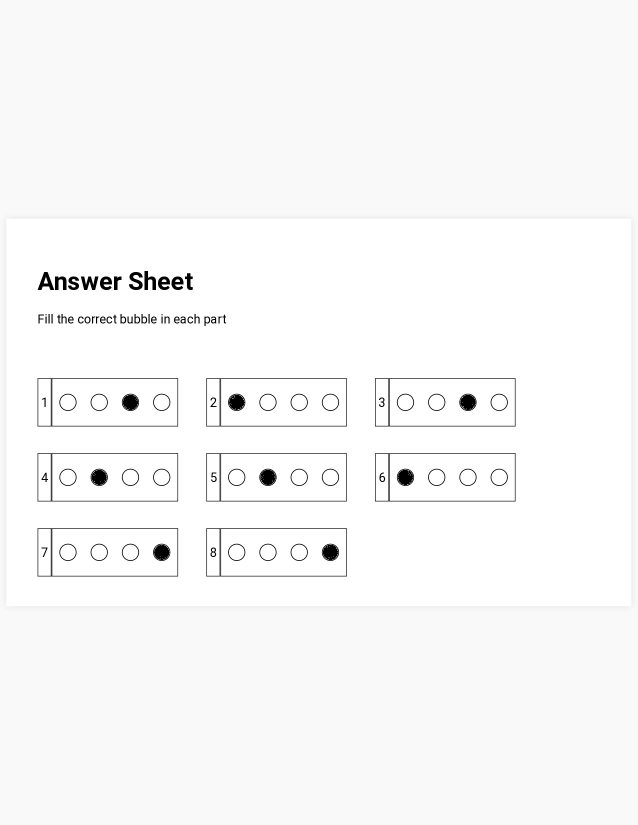
#> input picture example3.jpg, 1275 x 1650 px (shown at 1/2 size)
$ python -i edgeDection.py   (imports and definitions only)   (older library calls are emulated)
#> lines starting #> are read from the running program, lines starting #| are printed output that depends on the picture; after the words box and inside, x2 and y2 are one past the last pixel; in counts of white or black regions, pixels touching at a corner belong together
#> further down, picture is the input picture: shape (1650, 1275, 3); min 0, max 255, mean 248.3
### sort_pixels.py
def sort_pixels(pixels, method="left-to-right"):
    # Initialize the reverse flag and sort index
    reverse = False
    i = 0

    # Handle if we need to sort in reverse
    if method == "right-to-left":
        reverse = True

    # Sort the list of pixels based on x first, then y
    sorted_pixels = sorted(pixels, key=lambda p: (p[0], p[1]), reverse=reverse)

    # Sort pixels in groups of three by y-coordinate
    two_d_array = []
    for i in range(0, len(sorted_pixels), 3):
        group = sorted(sorted_pixels[i:i+3], key=lambda p: p[1])
        two_d_array.append(group)

    # Find the maximum length of any sublist
    max_length = max(len(sublist) for sublist in two_d_array)

    # Reshape the list
    reshaped_list = []
    for i in range(max_length):
        reshaped_list.append([sublist[i] if i < len(sublist) else None for sublist in two_d_array])

    final_array = [item for sublist in reshaped_list for item in sublist if item is not None]

    return final_array

# [9 lines of commented-out code are left out]

### edgeDection.py
import cv2
import os
import numpy as np
from sort_pixels import sort_pixels

def show_image(window_name, image):
    cv2.imshow(window_name, image)
    cv2.waitKey(0)

def process_mcq_image(image):
    # Read the image
    if image is None:
        print("Error: Unable to load image.")
        return []

    gray = cv2.cvtColor(image, cv2.COLOR_BGR2GRAY)
    show_image("Gray Image", gray)

    clahe = cv2.createCLAHE(clipLimit=0.9, tileGridSize=(8, 8))
    equalized = clahe.apply(gray)
    show_image("Equalized Image", equalized)

    canny_edges = cv2.Canny(gray, 100, 200)
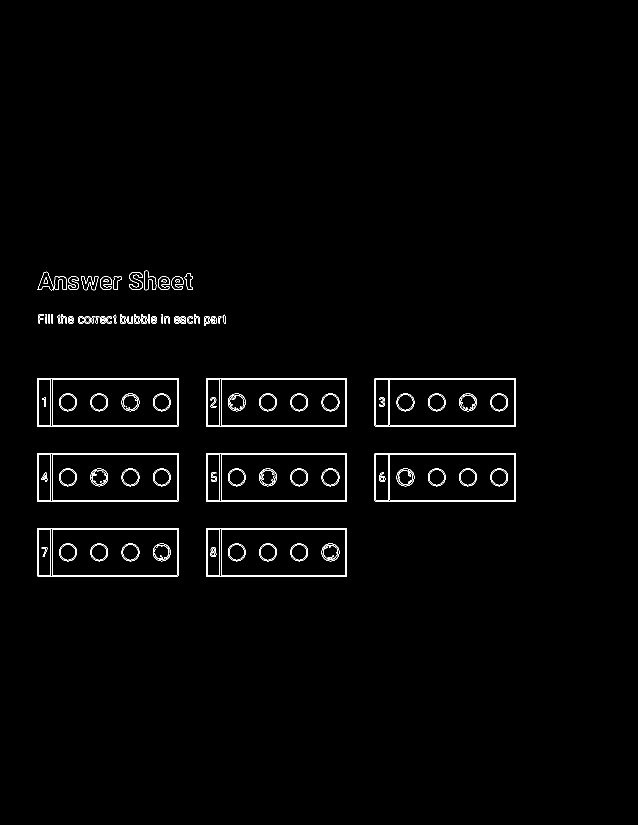
#> canny_edges: shape (1650, 1275) (shown at 1/2 size); 1.2% white in thin lines or dots, all inside (x1, y1, x2, y2) = (74, 541, 1032, 1154)
    show_image("Canny Edges", canny_edges)

    # Apply Laplacian filter to the edges detected by Canny
    laplacian_image = cv2.Laplacian(canny_edges, cv2.CV_64F)
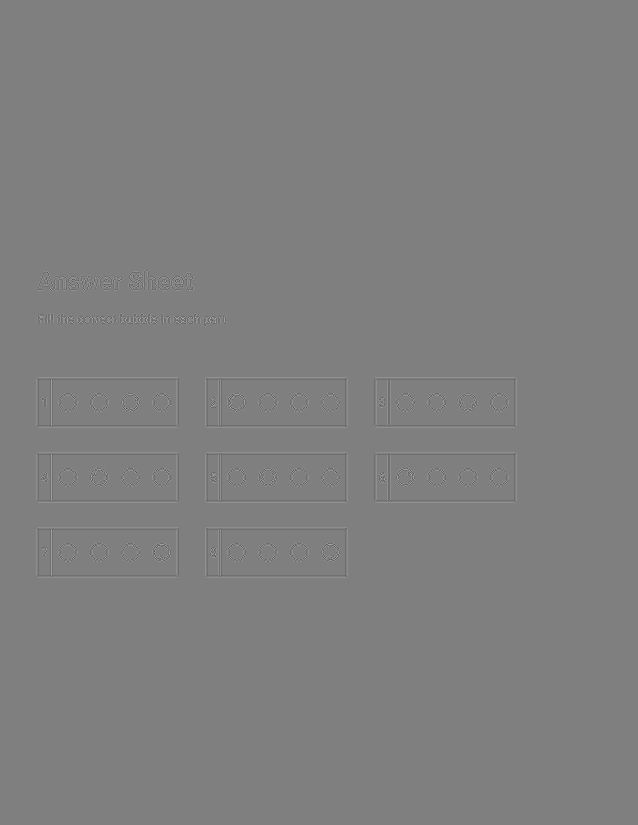
#> laplacian_image: shape (1650, 1275) float64 (shown at 1/2 size); min -1020, max 1020, mean 0; drawn with min black and max white
    laplacian_image = cv2.convertScaleAbs(laplacian_image)
#> laplacian_image: shape (1650, 1275); 3% white; 71 white regions, largest, box (x1, y1, x2, y2) and area: (73, 755, 358, 855) 4277, (748, 755, 1033, 855) 4276, (73, 905, 358, 1005) 4275
    show_image("Laplacian Image", laplacian_image)

    threshold = cv2.threshold(equalized, 0, 255, cv2.THRESH_BINARY_INV + cv2.THRESH_OTSU)[1]
#> threshold: shape (1650, 1275); 1.4% white; 91 white regions (2 under 20 px)
    denoised = cv2.fastNlMeansDenoising(threshold, h=0)
    show_image("Denoised Image", denoised)

    # Apply blur filter
    blurred = cv2.blur(denoised, (5, 5))  # You can adjust the kernel size as needed
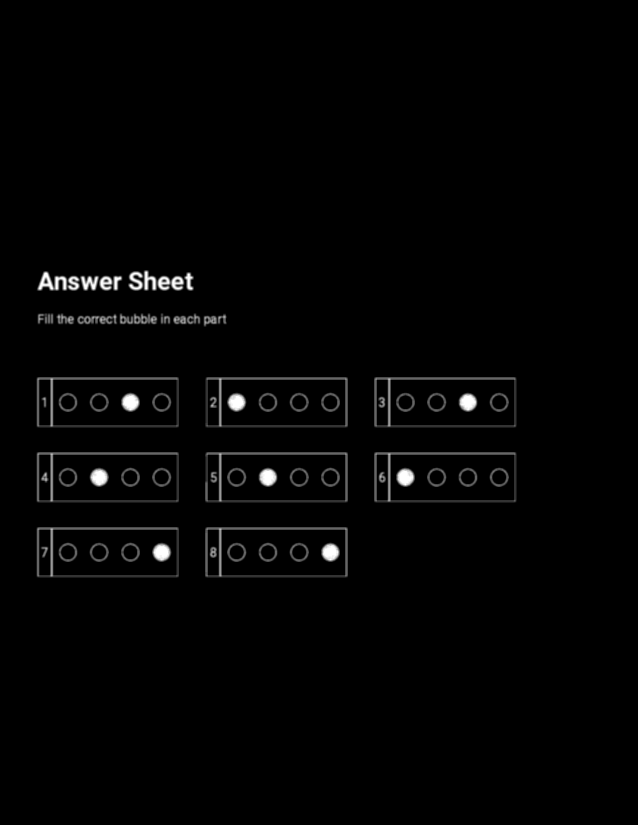
#> blurred: shape (1650, 1275) (shown at 1/2 size); min 0, max 255, mean 3.7
    show_image("Blurred Image", blurred)

    # Find contours
    contours, _ = cv2.findContours(laplacian_image, cv2.RETR_EXTERNAL, cv2.CHAIN_APPROX_SIMPLE)
#> contours = 27 contours; largest, box (x1, y1, x2, y2) and area: (748, 755, 1033, 855) 28108, (73, 755, 358, 855) 28108, (73, 905, 358, 1005) 28106, (748, 905, 1033, 1005) 28106, (73, 1055, 358, 1155) 28104
    answers_locations = []
    random_answers = {}
    rectangles = []
    for contour in contours:
        epsilon = 0.02 * cv2.arcLength(contour, True)
        approx = cv2.approxPolyDP(contour, epsilon, True)
        if len(approx) == 4:
            rectangles.append(approx)
#> this loop made 27 passes
#> epsilon on passes 9 to 20: 1.9, 1.55, 1.8, 5.88, 1.43, 2.25, 2, 5.49, 2.7, 1.66, 2.41, 2.41
#> (epsilon, approx) on passes 1 to 6: (15.22, [[411, 1056], [413, 1154], [694, 1153], [693, 1055]]), (15.21, [[73, 1057], [76, 1154], [357, 1151], [356, 1055]]), (15.23, [[748, 907], [751, 1004], [1032, 1002], [1031, 905]]), (15.22, [[411, 906], [413, 1004], [694, 1003], [693, 905]]), (15.24, [[73, 907], [75, 1004], [357, 1002], [356, 905]]), (15.24, [[748, 757], [750, 854], [1032, 852], [1031, 755]])
#> after the loop, rectangles = 8 contours; box (x1, y1, x2, y2) and area: (411, 1055, 695, 1155) 27588, (411, 905, 695, 1005) 27588, (411, 755, 695, 855) 27588, (73, 905, 358, 1005) 27406, (748, 755, 1033, 855) 27406, (73, 755, 358, 855) 27406, (748, 905, 1033, 1005) 27358, (73, 1055, 358, 1155) 27218

    # Process each rectangle separately
    for idx, rectangle in enumerate(rectangles):
        x, y, w, h = cv2.boundingRect(rectangle)
        # Draw the rectangle on the original image
        cv2.rectangle(image, (x, y), (x + w, y + h), (0, 255, 0), 2)
        # Add text to the rectangle indicating its dimensions
        text = f"{x + w // 2}, {y + h // 2}"
        cv2.putText(image, text, (x, y - 10), cv2.FONT_HERSHEY_SIMPLEX, 0.5, (0, 0, 255), 2)

        # Print the location of the rectangle
        print(f"Rectangle Location: Center=({x + w // 2}, {y + h // 2})")
        answers_locations.append((x + w // 2, y + h // 2))
        # Extract the region of interest
        roi = equalized[y:y + h, x:x + w]
        roi = cv2.medianBlur(roi, 7)
        roi_color = image[y:y + h, x:x + w]

        # Apply Hough Circle Transform
        rows = roi.shape[0]
        circles = cv2.HoughCircles(roi, cv2.HOUGH_GRADIENT, dp=2, minDist=rows/4, param1=100, param2=30, minRadius=1,
                                   maxRadius=50)

        if circles is not None:
            circles = np.round(circles[0, :]).astype("int")
            for (x_circle, y_circle, r) in circles:
                # Create a mask for the circle
                mask = np.zeros_like(roi)
                cv2.circle(mask, (x_circle, y_circle), r, 255, -1)
                # Apply the mask to the thresholded ROI to check fill percentage
                circle_region = cv2.bitwise_and(threshold[y:y + h, x:x + w], threshold[y:y + h, x:x + w], mask=mask)
                white_pixels = np.sum(circle_region == 255)
                total_pixels = np.pi * r * r
                fill_ratio = white_pixels / total_pixels

                # Classify the circle based on the x-coordinate of its center
                if 0 <= x_circle < 40:
                    classification = 'a'
                elif 50 <= x_circle < 75:
                    classification = 'b'
                elif 80 <= x_circle < 105:
                    classification = 'c'
                elif 105 <= x_circle < 150:
                    classification = 'd'
                else:
                    classification = 'unknown'
                # Consider a circle filled if more than a threshold ratio of its area is white
                if fill_ratio > 0.5:  # Adjust the threshold as needed
                    # Apply the mask to the colored ROI
                    masked_roi_color = cv2.bitwise_and(roi_color, roi_color, mask=mask)
                    # Display the masked ROI
                    show_image(f"Filled Circle Mask ({x_circle},{y_circle})", masked_roi_color)
                    # Print the dimensions of the filled circle along with its classification
                    print(
                        f"Filled Circle in ROI {idx + 1}: Center=({x_circle}, {y_circle}), Radius={r}, Classification={classification}")
                    random_answers[(x + w // 2, y + h // 2)] = classification
#> this loop made 8 passes
#> (rectangle, x, y, w, text, circles) on passes 1 to 7: ([[411, 1056], [413, 1154], [694, 1153], [693, 1055]], 411, 1055, 284, '553, 1105', [[249, 49, 16]]), ([[73, 1057], [76, 1154], [357, 1151], [356, 1055]], 73, 1055, 285, '215, 1105', [[249, 49, 17]]), ([[748, 907], [751, 1004], [1032, 1002], [1031, 905]], 748, 905, 285, '890, 955', [[63, 49, 16]]), ([[411, 906], [413, 1004], [694, 1003], [693, 905]], 411, 905, 284, '553, 955', [[125, 49, 16]]), ([[73, 907], [75, 1004], [357, 1002], [356, 905]], 73, 905, 285, '215, 955', [[125, 49, 16]]), ([[748, 757], [750, 854], [1032, 852], [1031, 755]], 748, 755, 285, '890, 805', [[187, 49, 16]]), ([[411, 756], [413, 854], [694, 853], [693, 755]], 411, 755, 284, '553, 805', [[61, 49, 17]])
#> (printed output is left out)
#> pass 1, in show_image (call 7), `cv2.imshow(window_name, image)`:
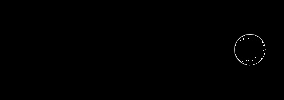
#> window 'Filled Circle Mask (249,49)': shape (100, 284, 3); min 0, max 255, mean 0.6
#> after the loop: mask: shape (100, 285); 2.8% white; 1 white region, box (x1, y1, x2, y2) and area: (171, 33, 204, 66) 797
#> after the loop:
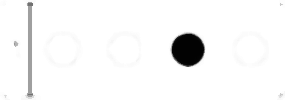
#> roi: shape (100, 285); min 2, max 255, mean 245.7
#> after the loop:
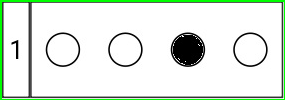
#> roi_color: shape (100, 285, 3); mean B, G, R 223.2, 233.5, 223.2
#> after the loop, answers_locations = [(553, 1105), (215, 1105), (890, 955), (553, 955), (215, 955), (890, 805), (553, 805), (215, 805)]; random_answers = {(553, 1105): 'unknown', (215, 1105): 'unknown', (890, 955): 'b', (553, 955): 'd', (215, 955): 'd', (890, 805): 'unknown', (553, 805): 'b', (215, 805): 'unknown'}

    try:
        sorted_array = sort_pixels(answers_locations)
#> in sort_pixels, `sorted_pixels = sorted(pixels, key=lambda p: (p[0], p[1]), reverse=rev..`: sorted_pixels = [(215, 805), (215, 955), (215, 1105), (553, 805), (553, 955), (553, 1105), (890, 805), (890, 955)]
#> the loop in sort_pixels, `for i in range(0, len(sorted_pixels), 3):` made 3 passes
#> (i, group) on passes 2 to 3: (3, [(553, 805), (553, 955), (553, 1105)]), (6, [(890, 805), (890, 955)])
#> group on pass 1: [(215, 805), (215, 955), (215, 1105)]
#> after the loop in sort_pixels, `for i in range(0, len(sorted_pixels), 3):`: two_d_array = [[(215, 805), (215, 955), (215, 1105)], [(553, 805), (553, 955), (553, 1105)], [(890, 805), (890, 955)]]
#> in sort_pixels, `max_length = max(len(sublist) for sublist in two_d_array)`: max_length = 3
#> after the loop in sort_pixels, `for i in range(max_length):`: reshaped_list = 3 items
#> in sort_pixels, `final_array = [item for sublist in reshaped_list for item in sublist i..`: final_array = [(215, 805), (553, 805), (890, 805), (215, 955), (553, 955), (890, 955), (215, 1105), (553, 1105)]
#> sorted_array has the same summary as final_array in sort_pixels
        print('locations',answers_locations)
#| locations [(553, 1105), (215, 1105), (890, 955), (553, 955), (215, 955), (890, 805), (553, 805), (215, 805)]
        print('sorted',sorted_array)
#| sorted [(215, 805), (553, 805), (890, 805), (215, 955), (553, 955), (890, 955), (215, 1105), (553, 1105)]

        print('random_answers',random_answers)
#| random_answers {(553, 1105): 'unknown', (215, 1105): 'unknown', (890, 955): 'b', (553, 955): 'd', (215, 955): 'd', (890, 805): 'unknown', (553, 805): 'b', (215, 805): 'unknown'}
        realanswers = []
        for loc in sorted_array:
            if loc in random_answers:
                realanswers.append(random_answers[loc])
#> this loop made 8 passes
#> after the loop, realanswers = ['unknown', 'b', 'unknown', 'd', 'd', 'b', 'unknown', 'unknown']
        print(realanswers)
#| ['unknown', 'b', 'unknown', 'd', 'd', 'b', 'unknown', 'unknown']
    except:
        print('error')
    # Resize the image for display
    height, width = image.shape[:2]
#> height = 1650; width = 1275
    max_height = 800
    max_width = 800

    if height > max_height or width > max_width:
        scaling_factor = min(max_height / float(height), max_width / float(width))
#> scaling_factor = 0.485
        image = cv2.resize(image, None, fx=scaling_factor, fy=scaling_factor, interpolation=cv2.INTER_AREA)
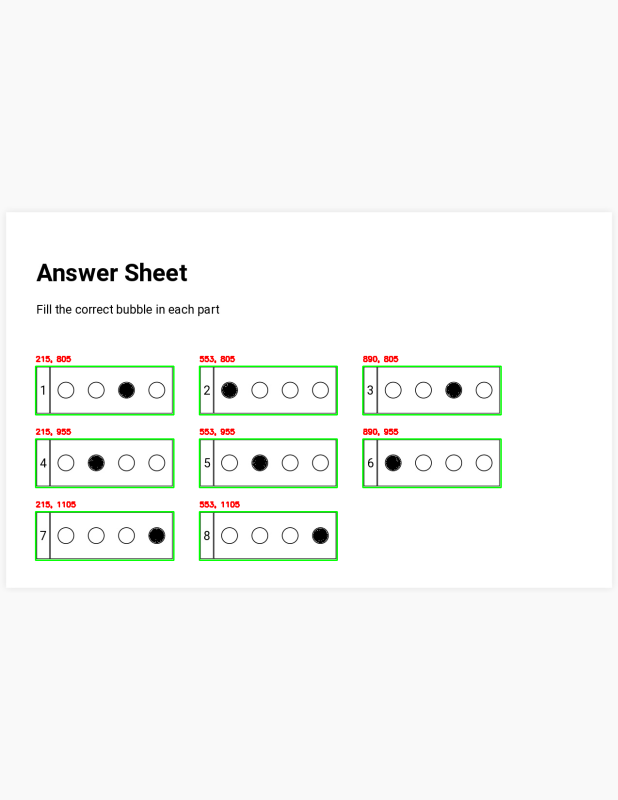
#> image: shape (800, 618, 3); mean B, G, R 245.7, 248, 246.2

    # Display the image with rectangles
    show_image("Image with Rectangles", image)

    return realanswers

# [6 lines of commented-out code are left out]

>>> import cv2
>>> picture = cv2.imread('example3.jpg')
>>> result = process_mcq_image(picture)
